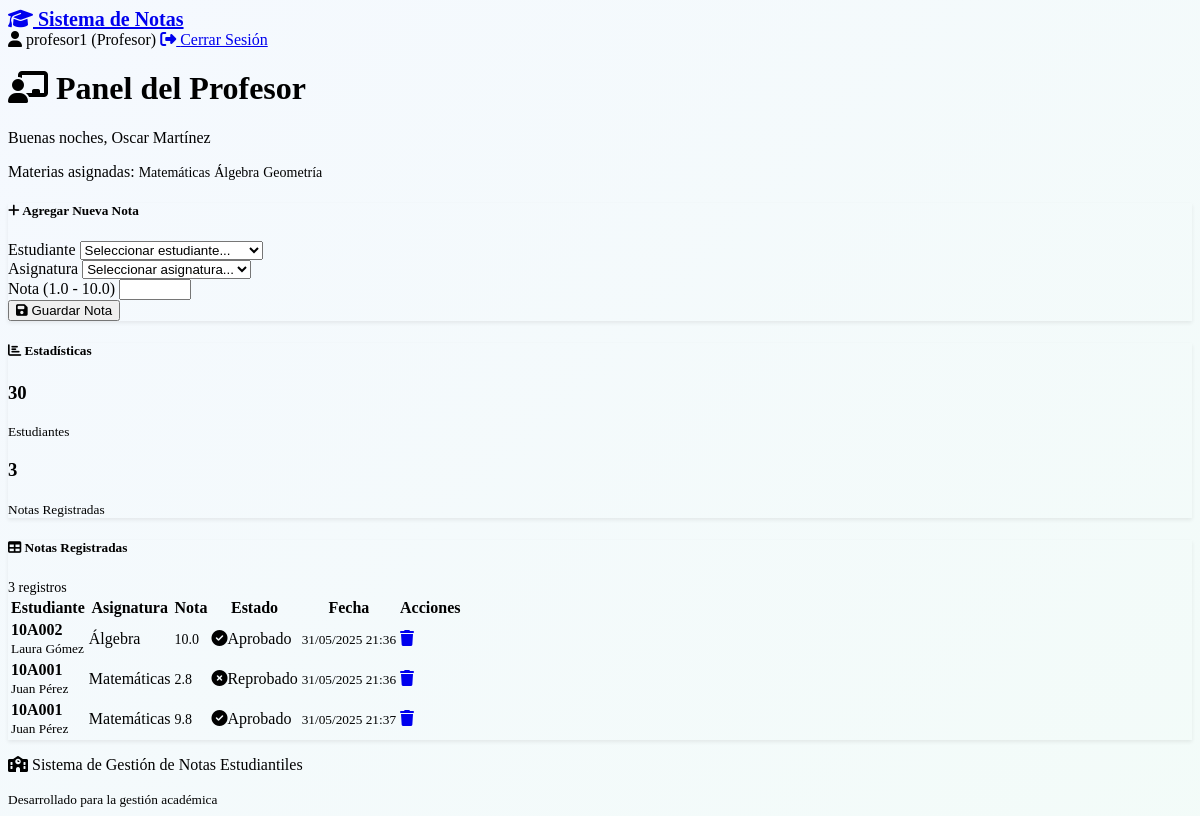
Page /panel_profesor (signed in) on the committed database.
### models.py (models this page shows, shortened)
class Usuario(db.Model):
    __tablename__ = 'usuarios'
    id = db.Column(db.Integer, primary_key=True)
    username = db.Column(db.String(80), unique=True, nullable=False)
    password = db.Column(db.String(256), nullable=False)
    rol = db.Column(db.String(20), nullable=False)
    def get_nombre_completo(self):
        if self.username == 'profesor1':
            return 'Oscar Martínez'
        return self.username.title()
    def get_materias(self):
        if self.rol == 'profesor' and self.username == 'profesor1':
            return ["Matemáticas", "Álgebra", "Geometría"]
        return []

class Nota(db.Model):
    __tablename__ = 'notas'
    id = db.Column(db.Integer, primary_key=True)
    estudiante_id = db.Column(db.Integer, db.ForeignKey('estudiantes.id'), nullable=False)
    asignatura = db.Column(db.String(100), nullable=False)
    nota = db.Column(db.Float, nullable=False)
    fecha_registro = db.Column(db.DateTime, default=datetime.utcnow)

class Estudiante(db.Model):
    __tablename__ = 'estudiantes'
    id = db.Column(db.Integer, primary_key=True)
    codigo = db.Column(db.String(20), unique=True, nullable=False)
    nombre = db.Column(db.String(100), nullable=False)
    notas = db.relationship('Nota', backref='estudiante', lazy=True, cascade='all, delete-orphan')

### app.py (the view)
@app.route('/panel_profesor')
def panel_profesor():
    if 'user_id' not in session or session['rol'] != 'profesor':
        flash('Acceso denegado', 'error')
        return redirect(url_for('index'))
    profesor = Usuario.query.get(session['user_id'])
    saludo = obtener_saludo()
    estudiantes = Estudiante.query.all()
    notas = Nota.query.join(Estudiante).all()
    materias_profesor = profesor.get_materias() if profesor else []
    if materias_profesor:
        notas = [nota for nota in notas if nota.asignatura in materias_profesor]
    return render_template('panel_profesor.html',
                         username=session['username'],
                         profesor=profesor,
                         saludo=saludo,
                         estudiantes=estudiantes,
                         notas=notas,
                         materias_profesor=materias_profesor)

### app.py (called while the page is built)
def obtener_saludo():
    hora_actual = datetime.now().hour
    if 5 <= hora_actual < 12:
        return "Buenos días"
    elif 12 <= hora_actual < 18:
        return "Buenas tardes"
    else:
        return "Buenas noches"

### templates/panel_profesor.html (shortened to what this page needs)
{% extends "base.html" %}
{% block content %}
<div class="container my-4">
    <div class="row mb-4">
        <div class="col-12">
            <h1 class="display-5">
                <i class="fas fa-chalkboard-teacher me-3"></i>
                Panel del Profesor
            </h1>
            <p class="lead">
                {{ saludo }}, {{ profesor.get_nombre_completo() if profesor else username }}
            </p>
            {% if materias_profesor %}
            <div class="mb-3">
                <span class="text-muted">Materias asignadas:</span>
                {% for materia in materias_profesor %}
                    <span class="badge bg-primary me-1">{{ materia }}</span>
                {% endfor %}
            </div>
            {% endif %}
        </div>
    </div>
    <div class="row mb-4">
        <div class="col-lg-6">
            <div class="card">
                <div class="card-header">
                    <h5 class="mb-0">
                        <i class="fas fa-plus me-2"></i>
                        Agregar Nueva Nota
                    </h5>
                </div>
                <div class="card-body">
                    <form method="POST" action="{{ url_for('agregar_nota') }}">
                        <div class="mb-3">
                            <label for="estudiante_codigo" class="form-label">Estudiante</label>
                            <select class="form-select" id="estudiante_codigo" name="estudiante_codigo" required>
                                <option value="">Seleccionar estudiante...</option>
                            </select>
                        </div>
                        <div class="mb-3">
                            <label for="asignatura" class="form-label">Asignatura</label>
                            <select class="form-select" id="asignatura" name="asignatura" required>
                                <option value="">Seleccionar asignatura...</option>
                            </select>
                        </div>
                        <div class="mb-3">
                            <label for="nota" class="form-label">Nota (1.0 - 10.0)</label>
                            <input type="number" class="form-control" id="nota" name="nota"
                                   min="1" max="10" step="0.1" required>
                        </div>
                        <button type="submit" class="btn btn-primary">
                            <i class="fas fa-save me-2"></i>
                            Guardar Nota
                        </button>
                    </form>
                </div>
            </div>
        </div>
        <div class="col-lg-6">
            <div class="card">
                <div class="card-header">
                    <h5 class="mb-0">
                        <i class="fas fa-chart-bar me-2"></i>
                        Estadísticas
                    </h5>
                </div>
                <div class="card-body">
                    <div class="row text-center">
                        <div class="col-6">
                            <div class="p-3 bg-primary bg-opacity-10 rounded">
                                <h3 class="text-primary">{{ estudiantes|length }}</h3>
                                <small class="text-muted">Estudiantes</small>
                            </div>
                        </div>
                        <div class="col-6">
                            <div class="p-3 bg-success bg-opacity-10 rounded">
                                <h3 class="text-success">{{ notas|length }}</h3>
                                <small class="text-muted">Notas Registradas</small>
                            </div>
                        </div>
                    </div>
                </div>
            </div>
        </div>
    </div>
    <div class="row">
        <div class="col-12">
            <div class="card">
                <div class="card-header d-flex justify-content-between align-items-center">
                    <h5 class="mb-0">
                        <i class="fas fa-table me-2"></i>
                        Notas Registradas
                    </h5>
                    <span class="badge bg-secondary">{{ notas|length }} registros</span>
                </div>
                <div class="card-body">
                    {% if notas %}
                    <div class="table-responsive">
                        <table class="table table-striped table-hover">
                            <thead>
                                <tr>
                                    <th>Estudiante</th>
                                    <th>Asignatura</th>
                                    <th>Nota</th>
                                    <th>Estado</th>
                                    <th>Fecha</th>
                                    <th>Acciones</th>
                                </tr>
                            </thead>
                            <tbody>
                                {% for nota in notas %}
                                <tr>
                                    <td>
                                        <strong>{{ nota.estudiante.codigo }}</strong><br>
                                        <small class="text-muted">{{ nota.estudiante.nombre }}</small>
                                    </td>
                                    <td>{{ nota.asignatura }}</td>
                                    <td>
                                        <span class="badge {% if nota.nota >= 6.0 %}bg-success{% else %}bg-danger{% endif %}">
                                            {{ "%.1f"|format(nota.nota) }}
                                        </span>
                                    </td>
                                    <td>
                                        {% if nota.nota >= 6.0 %}
                                            <span class="text-success">
                                                <i class="fas fa-check-circle me-1"></i>Aprobado
                                            </span>
                                        {% else %}
                                            <span class="text-danger">
                                                <i class="fas fa-times-circle me-1"></i>Reprobado
                                            </span>
                                        {% endif %}
                                    </td>
                                    <td>
                                        <small>{{ nota.fecha_registro.strftime('%d/%m/%Y %H:%M') if nota.fecha_registro else 'No disponible' }}</small>
                                    </td>
                                    <td>
                                        <a href="{{ url_for('eliminar_nota', nota_id=nota.id) }}"
                                           class="btn btn-outline-danger btn-sm"
                                           onclick="return confirm('¿Está seguro de eliminar esta nota?')">
                                            <i class="fas fa-trash"></i>
                                        </a>
                                    </td>
                                </tr>
                                {% endfor %}
                            </tbody>
                        </table>
                    </div>
                    {% else %}
                    <div class="text-center py-5">
                        <i class="fas fa-clipboard-list fa-3x text-muted mb-3"></i>
                        <h5 class="text-muted">No hay notas registradas</h5>
                        <p class="text-muted">Comience agregando notas a los estudiantes</p>
                    </div>
                    {% endif %}
                </div>
            </div>
        </div>
    </div>
</div>
{% endblock %}

### templates/base.html (shortened to what this page needs)
<!DOCTYPE html>
<html lang="es" data-bs-theme="dark">
<head>
    <link href="https://cdn.replit.com/agent/bootstrap-agent-dark-theme.min.css" rel="stylesheet">
    <link rel="stylesheet" href="https://cdnjs.cloudflare.com/ajax/libs/font-awesome/6.4.0/css/all.min.css">
    <link rel="stylesheet" href="{{ url_for('static', filename='style.css') }}">
</head>
<body>
    {% if session.username %}
    <nav class="navbar navbar-expand-lg navbar-dark bg-dark">
        <div class="container">
            <a class="navbar-brand" href="#">
                <i class="fas fa-graduation-cap me-2"></i>
                Sistema de Notas
            </a>
            <div class="navbar-nav ms-auto">
                <span class="navbar-text me-3">
                    <i class="fas fa-user me-1"></i>
                    {{ session.username }} ({{ session.rol.title() }})
                </span>
                <a class="btn btn-outline-light btn-sm" href="{{ url_for('logout') }}">
                    <i class="fas fa-sign-out-alt me-1"></i>
                    Cerrar Sesión
                </a>
            </div>
        </div>
    </nav>
    {% endif %}
    <main>
        {% block content %}{% endblock %}
    </main>
    <footer class="bg-dark text-light mt-5 py-4">
        <div class="container text-center">
            <div class="row">
                <div class="col-md-12">
                    <p class="mb-0">
                        <i class="fas fa-school me-2"></i>
                        Sistema de Gestión de Notas Estudiantiles
                    </p>
                    <small class="text-muted">
                        Desarrollado para la gestión académica
                    </small>
                </div>
            </div>
        </div>
    </footer>
</body>
</html>

### static/style.css (style rules this page uses)
:root { --primary-color: 210 11% 98%; --accent-color: 217 91% 60%; --success-color: 142 71% 45%; --danger-color: 0 84% 60%; --warning-color: 45 93% 58%; }
body { min-height: 100vh; background: linear-gradient(135deg, rgba(59, 130, 246, 0.05) 0%, rgba(16, 185, 129, 0.05) 100%); }
.card { border: none; box-shadow: 0 0.125rem 0.25rem rgba(0, 0, 0, 0.075); transition: all 0.3s ease; }
.navbar-brand { font-weight: 600; font-size: 1.25rem; }
.badge { font-size: 0.875em; }
.btn { transition: all 0.3s ease; }
.bg-opacity-10 { border-radius: 0.5rem; transition: all 0.3s ease; }
footer { margin-top: auto; }

### rows in the picture
Usuario: username "profesor1", rol "Profesor", username "Oscar Martínez"
Nota: estudiante.codigo "10A002", estudiante.nombre "Laura Gómez", asignatura "Álgebra", nota "10.0", shows "Aprobado", fecha_registro "31/05/2025 21:36"
Nota: estudiante.codigo "10A001", estudiante.nombre "Juan Pérez", asignatura "Matemáticas", nota "2.8", shows "Reprobado", fecha_registro "31/05/2025 21:36"
Nota: estudiante.codigo "10A001", estudiante.nombre "Juan Pérez", asignatura "Matemáticas", nota "9.8", shows "Aprobado", fecha_registro "31/05/2025 21:37"

### other values in the picture
{{ saludo }} "Buenas noches"
{{ materia }} "Matemáticas" "Álgebra" "Geometría"
{{ estudiantes|length }} "30"
{{ notas|length }} "3"
